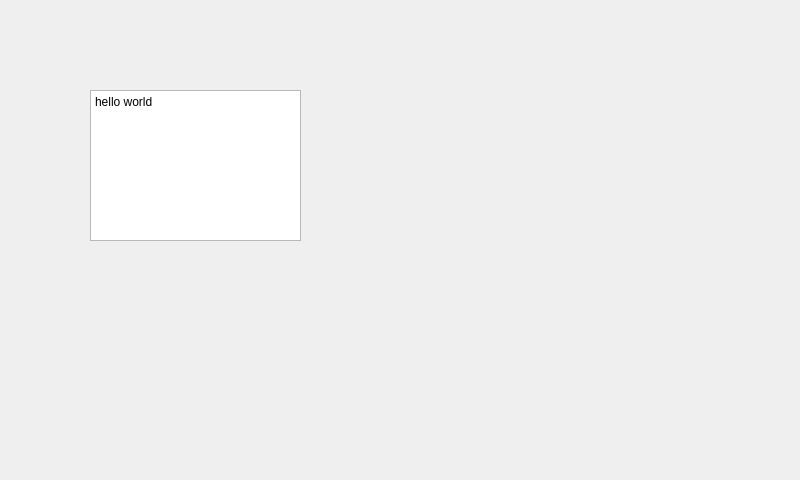
<?xml version="1.0" encoding="UTF-8"?>
<ui version="4.0">
 <class>MainWindow</class>
 <widget class="QMainWindow" name="MainWindow">
  <property name="geometry">
   <rect>
    <x>0</x>
    <y>0</y>
    <width>800</width>
    <height>480</height>
   </rect>
  </property>
  <property name="windowTitle">
   <string>MainWindow</string>
  </property>
  <widget class="QWidget" name="centralWidget">
   <widget class="QTextEdit" name="textEdit">
    <property name="geometry">
     <rect>
      <x>90</x>
      <y>90</y>
      <width>211</width>
      <height>151</height>
     </rect>
    </property>
    <property name="html">
     <string>&lt;!DOCTYPE HTML PUBLIC &quot;-//W3C//DTD HTML 4.0//EN&quot; &quot;http://www.w3.org/TR/REC-html40/strict.dtd&quot;&gt;
&lt;html&gt;&lt;head&gt;&lt;meta name=&quot;qrichtext&quot; content=&quot;1&quot; /&gt;&lt;style type=&quot;text/css&quot;&gt;
p, li { white-space: pre-wrap; }
&lt;/style&gt;&lt;/head&gt;&lt;body style=&quot; font-family:'SimSun'; font-size:9pt; font-weight:400; font-style:normal;&quot;&gt;
&lt;p style=&quot; margin-top:0px; margin-bottom:0px; margin-left:0px; margin-right:0px; -qt-block-indent:0; text-indent:0px;&quot;&gt;hello world&lt;/p&gt;&lt;/body&gt;&lt;/html&gt;</string>
    </property>
   </widget>
  </widget>
 </widget>
 <layoutdefault spacing="6" margin="11"/>
 <resources/>
 <connections/>
</ui>
